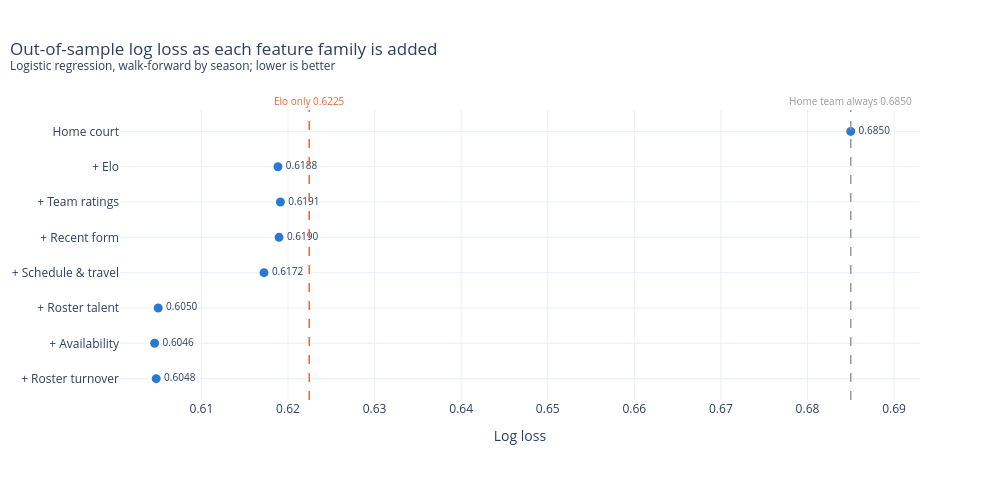

This figure's notebook cell:
### Markdown cell above
## Feature families

### Code cell
comp = compare_feature_sets(games, FIRST_TEST, LAST_TEST)
base = scores(preds, ["Home team always", "Elo only"]).set_index("model")["log_loss"]
plot_feature_sets(comp, base.to_dict()).show()

### Figure 1 — Plotly figure (JSON) as saved in the notebook; plotly's stock layout.template omitted (floating-point values rounded to 4 significant figures)
{"data": [{"customdata": [[66.85, 0.2088], [66.89, 0.2087], [67.0, 0.2089], [65.69, 0.2144], [65.58, 0.2151], [65.58, 0.2152], [65.4, 0.2151], [56.44, 0.2459]], "hovertemplate": "<b>%{y}</b><br>Log loss %{x:.4f}<br>Brier %{customdata[1]:.4f}<br>Accuracy %{customdata[0]:.1f}%<extra></extra>", "marker": {"color": "#2a78d6", "line": {"color": "white", "width": 2}, "size": 11}, "mode": "markers+text", "text": ["0.6048", "0.6046", "0.6050", "0.6172", "0.6190", "0.6191", "0.6188", "0.6850"], "textfont": {"size": 10}, "textposition": "middle right", "type": "scatter", "x": [0.6048, 0.6046, 0.605, 0.6172, 0.619, 0.6191, 0.6188, 0.685], "y": ["+ Roster turnover", "+ Availability", "+ Roster talent", "+ Schedule & travel", "+ Recent form", "+ Team ratings", "+ Elo", "Home court"]}], "layout": {"annotations": [{"font": {"color": "#9a9a9a", "size": 10}, "showarrow": false, "text": "Home team always 0.6850", "x": 0.685, "xanchor": "center", "xref": "x", "y": 1, "yanchor": "bottom", "yref": "y domain"}, {"font": {"color": "#eb6834", "size": 10}, "showarrow": false, "text": "Elo only 0.6225", "x": 0.6225, "xanchor": "center", "xref": "x", "y": 1, "yanchor": "bottom", "yref": "y domain"}], "height": 480, "hoverlabel": {"bgcolor": "white"}, "margin": {"t": 110}, "shapes": [{"line": {"color": "#9a9a9a", "dash": "dash", "width": 1.5}, "type": "line", "x0": 0.685, "x1": 0.685, "xref": "x", "y0": 0, "y1": 1, "yref": "y domain"}, {"line": {"color": "#eb6834", "dash": "dash", "width": 1.5}, "type": "line", "x0": 0.6225, "x1": 0.6225, "xref": "x", "y0": 0, "y1": 1, "yref": "y domain"}], "title": {"text": "Out-of-sample log loss as each feature family is added<br><sup>Logistic regression, walk-forward by season; lower is better</sup>", "x": 0.01}, "width": 1000, "xaxis": {"range": [0.6006, 0.693], "title": {"text": "Log loss"}}}}
